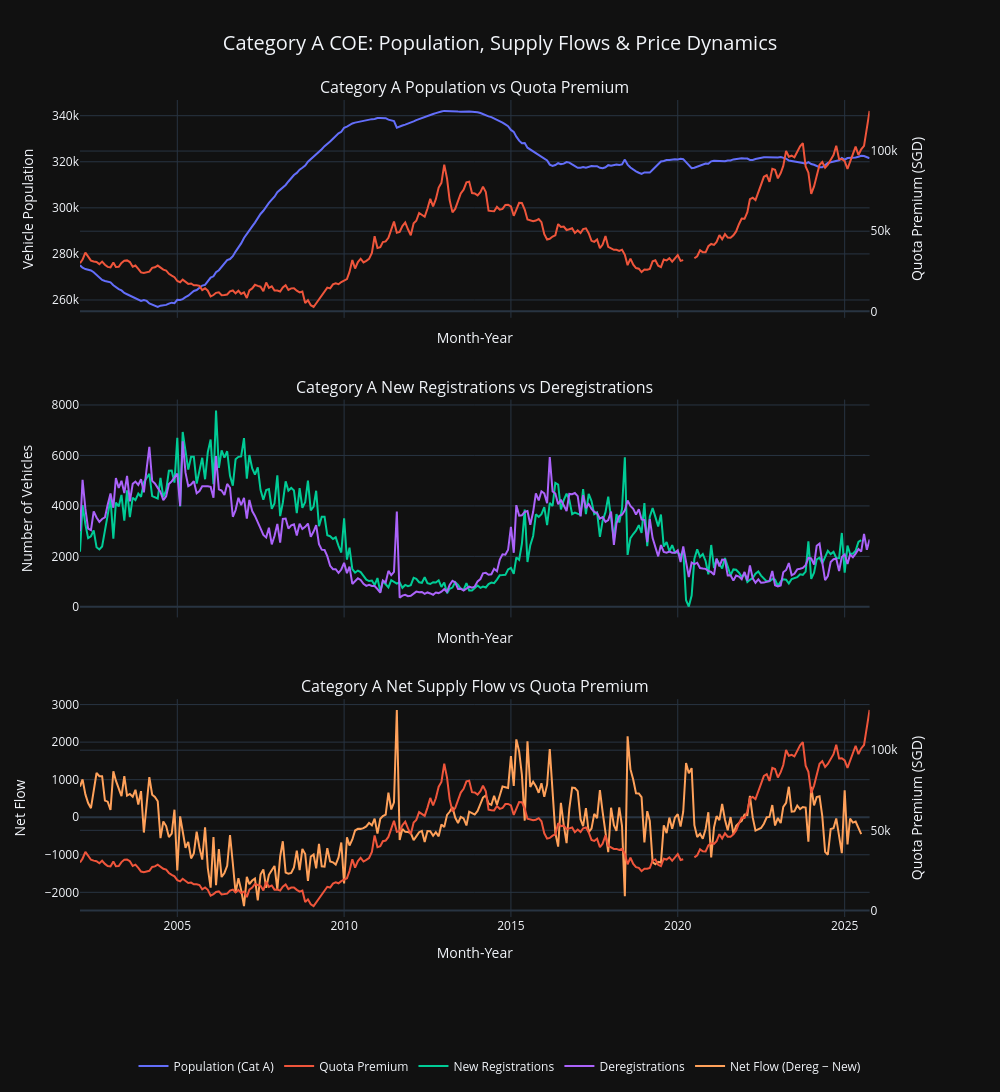

Notebook cell for this chart:
### Markdown cell above
Focus narrow to Cat A prices since Cat A represents entry level COE prices and premiums across all categories co-move together strongly.

### Code cell
from plotly.subplots import make_subplots
import plotly.graph_objects as go
import plotly.colors as pc

#Net flow df
cat_a_df['net_flow_a'] = cat_a_df['dereg_a'] - cat_a_df['new_a']

fig = make_subplots(
    rows=3, cols=1,
    shared_xaxes=True,
    vertical_spacing=0.1,
    row_heights=[1, 1, 1],
    subplot_titles=(
        "Category A Population vs Quota Premium",
        "Category A New Registrations vs Deregistrations",
        "Category A Net Supply Flow vs Quota Premium"
    ),
    specs=[
        [{"secondary_y": True}],
        [{}],
        [{"secondary_y": True}]
    ]
)

# Row 1: Population vs Premium
fig.add_trace(
    go.Scatter(
        x=cat_a_df.index,
        y=cat_a_df['pop_a'],
        mode='lines',
        name='Population (Cat A)',
        line=dict(color=pc.qualitative.Plotly[0])
    ),
    row=1, col=1, secondary_y=False
)

fig.add_trace(
    go.Scatter(
        x=cat_a_df.index,
        y=cat_a_df['quota_premium_a'],
        mode='lines',
        name='Quota Premium',
        line=dict(color=pc.qualitative.Plotly[1])
    ),
    row=1, col=1, secondary_y=True
)


# Row 2: New Registrations vs Dereg
fig.add_trace(
    go.Scatter(
        x=cat_a_df.index,
        y=cat_a_df['new_a'],
        mode='lines',
        name='New Registrations',
        line=dict(color=pc.qualitative.Plotly[2])
    ),
    row=2, col=1
)

fig.add_trace(
    go.Scatter(
        x=cat_a_df.index,
        y=cat_a_df['dereg_a'],
        mode='lines',
        name='Deregistrations',
        line=dict(color=pc.qualitative.Plotly[3])
    ),
    row=2, col=1
)


# Row 3: Net Flow vs Premium
fig.add_trace(
    go.Scatter(
        x=cat_a_df.index,
        y=cat_a_df['net_flow_a'],
        mode='lines',
        name='Net Flow (Dereg − New)',
        line=dict(color=pc.qualitative.Plotly[4])
    ),
    row=3, col=1, secondary_y=False
)

fig.add_trace(
    go.Scatter(
        x=cat_a_df.index,
        y=cat_a_df['quota_premium_a'],
        mode='lines',
        name='Quota Premium',
        line=dict(color=pc.qualitative.Plotly[1]),
        showlegend=False
    ),
    row=3, col=1, secondary_y=True
)


fig.update_layout(
    height=1300,
    width=1000,
    title={
        'text': "Category A COE: Population, Supply Flows & Price Dynamics",
        'x': 0.5,
        'xanchor': 'center',
        'font': {'size': 20}
    },
    template='plotly_dark',
    legend=dict(
        orientation="h",
        yanchor="bottom",
        y=-0.2,
        xanchor="center",
        x=0.5
    )
)

fig.update_xaxes(title_text="Month-Year")

fig.update_yaxes(title_text="Vehicle Population", row=1, col=1, secondary_y=False)
fig.update_yaxes(title_text="Quota Premium (SGD)", row=1, col=1, secondary_y=True)

fig.update_yaxes(title_text="Number of Vehicles", row=2, col=1)

fig.update_yaxes(title_text="Net Flow", row=3, col=1, secondary_y=False)
fig.update_yaxes(title_text="Quota Premium (SGD)", row=3, col=1, secondary_y=True)

fig.show()

### Figure 1 — Plotly figure (JSON) as saved in the notebook; plotly's stock layout.template omitted (floating-point values rounded to 4 significant figures; data arrays with more than 128 entries replaced by an {"elided": "..."} marker saying what was removed)
{"data": [{"line": {"color": "#636EFA"}, "mode": "lines", "name": "Population (Cat A)", "type": "scatter", "x": {"elided": "285 str values"}, "xaxis": "x", "y": {"elided": "285 int values"}, "yaxis": "y"}, {"line": {"color": "#EF553B"}, "mode": "lines", "name": "Quota Premium", "type": "scatter", "x": {"elided": "285 str values"}, "xaxis": "x", "y": {"elided": "285 float values"}, "yaxis": "y2"}, {"line": {"color": "#00CC96"}, "mode": "lines", "name": "New Registrations", "type": "scatter", "x": {"elided": "285 str values"}, "xaxis": "x2", "y": {"elided": "285 int values"}, "yaxis": "y3"}, {"line": {"color": "#AB63FA"}, "mode": "lines", "name": "Deregistrations", "type": "scatter", "x": {"elided": "285 str values"}, "xaxis": "x2", "y": {"elided": "285 int values"}, "yaxis": "y3"}, {"line": {"color": "#FFA15A"}, "mode": "lines", "name": "Net Flow (Dereg − New)", "type": "scatter", "x": {"elided": "285 str values"}, "xaxis": "x3", "y": {"elided": "285 int values"}, "yaxis": "y4"}, {"line": {"color": "#EF553B"}, "mode": "lines", "name": "Quota Premium", "showlegend": false, "type": "scatter", "x": {"elided": "285 str values"}, "xaxis": "x3", "y": {"elided": "285 float values"}, "yaxis": "y5"}], "layout": {"annotations": [{"font": {"size": 16}, "showarrow": false, "text": "Category A Population vs Quota Premium", "x": 0.47, "xanchor": "center", "xref": "paper", "y": 1, "yanchor": "bottom", "yref": "paper"}, {"font": {"size": 16}, "showarrow": false, "text": "Category A New Registrations vs Deregistrations", "x": 0.47, "xanchor": "center", "xref": "paper", "y": 0.6333, "yanchor": "bottom", "yref": "paper"}, {"font": {"size": 16}, "showarrow": false, "text": "Category A Net Supply Flow vs Quota Premium", "x": 0.47, "xanchor": "center", "xref": "paper", "y": 0.2667, "yanchor": "bottom", "yref": "paper"}], "height": 1300, "legend": {"orientation": "h", "x": 0.5, "xanchor": "center", "y": -0.2, "yanchor": "bottom"}, "title": {"font": {"size": 20}, "text": "Category A COE: Population, Supply Flows & Price Dynamics", "x": 0.5, "xanchor": "center"}, "width": 1000, "xaxis": {"anchor": "y", "domain": [0, 0.94], "matches": "x3", "showticklabels": false, "title": {"text": "Month-Year"}}, "xaxis2": {"anchor": "y3", "domain": [0, 0.94], "matches": "x3", "showticklabels": false, "title": {"text": "Month-Year"}}, "xaxis3": {"anchor": "y4", "domain": [0, 0.94], "title": {"text": "Month-Year"}}, "yaxis": {"anchor": "x", "domain": [0.7333, 1], "title": {"text": "Vehicle Population"}}, "yaxis2": {"anchor": "x", "overlaying": "y", "side": "right", "title": {"text": "Quota Premium (SGD)"}}, "yaxis3": {"anchor": "x2", "domain": [0.3667, 0.6333], "title": {"text": "Number of Vehicles"}}, "yaxis4": {"anchor": "x3", "domain": [0, 0.2667], "title": {"text": "Net Flow"}}, "yaxis5": {"anchor": "x3", "overlaying": "y4", "side": "right", "title": {"text": "Quota Premium (SGD)"}}}}
